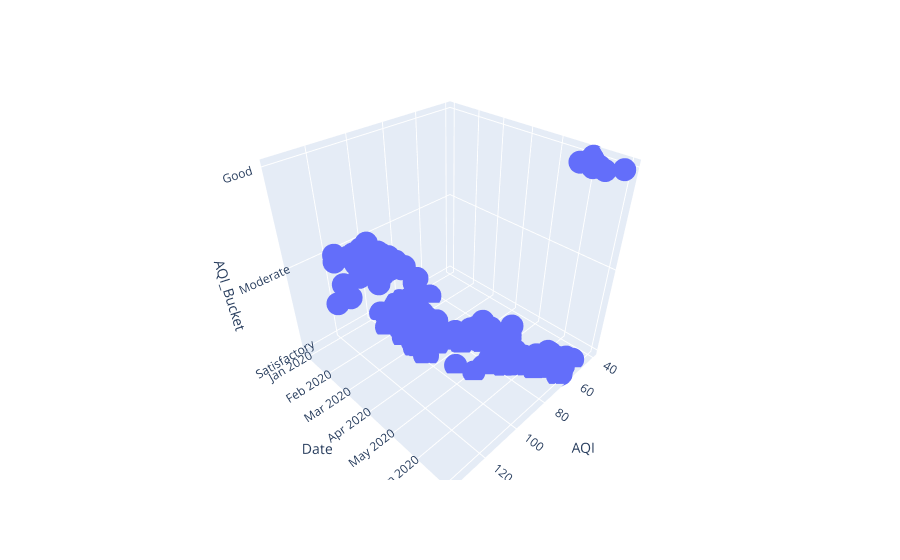

Here is the notebook cell this chart was saved with:
### Code cell
fig = px.scatter_3d(aqi_level_20, x= "AQI", y="Date", z="AQI_Bucket")
fig.show()

### Figure 1 — Plotly figure (JSON) as saved in the notebook; plotly's stock layout.template omitted (floating-point values rounded to 4 significant figures; data arrays with more than 128 entries replaced by an {"elided": "..."} marker saying what was removed)
{"data": [{"hovertemplate": "AQI=%{x}<br>Date=%{y}<br>AQI_Bucket=%{z}<extra></extra>", "legendgroup": "", "marker": {"color": "#636efa", "symbol": "circle"}, "mode": "markers", "name": "", "scene": "scene", "showlegend": false, "type": "scatter3d", "x": {"elided": "183 int values"}, "y": {"elided": "183 str values"}, "z": {"elided": "183 str values"}}], "layout": {"legend": {"tracegroupgap": 0}, "margin": {"t": 60}, "scene": {"domain": {"x": [0, 1], "y": [0, 1]}, "xaxis": {"title": {"text": "AQI"}}, "yaxis": {"title": {"text": "Date"}}, "zaxis": {"title": {"text": "AQI_Bucket"}}}}}
